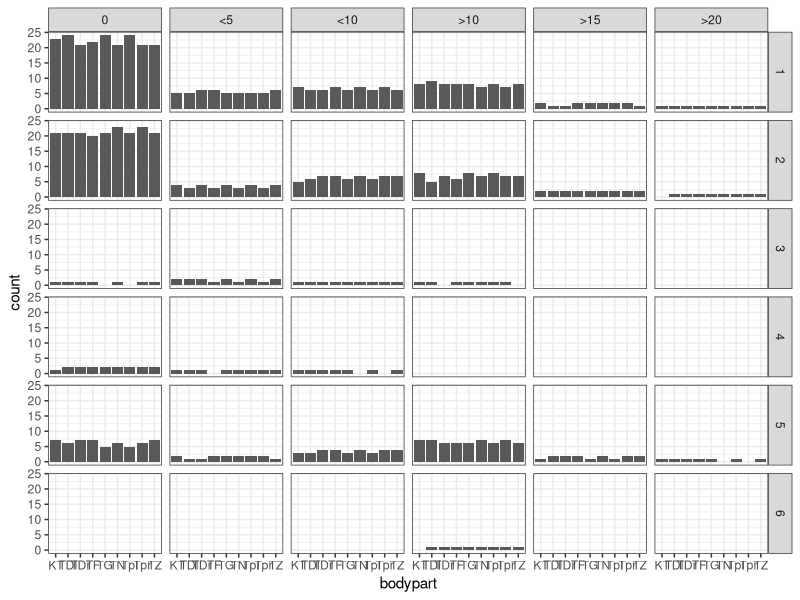
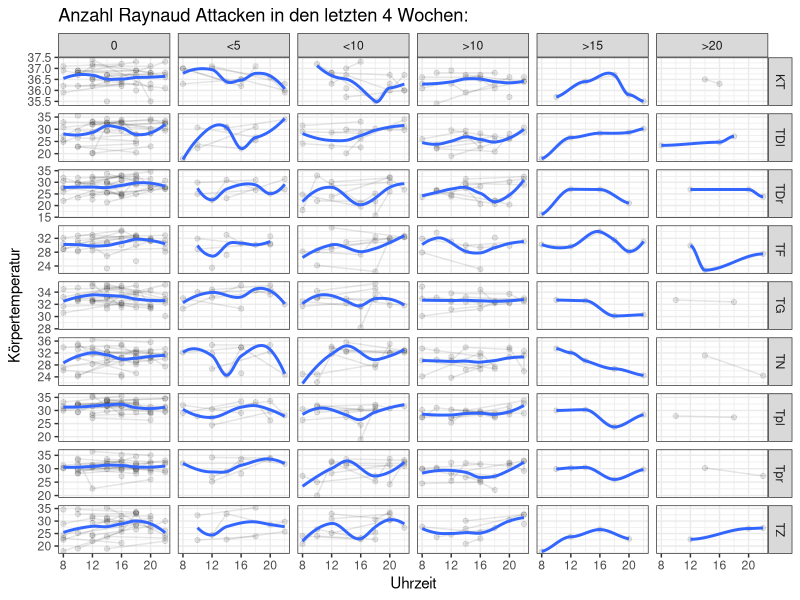
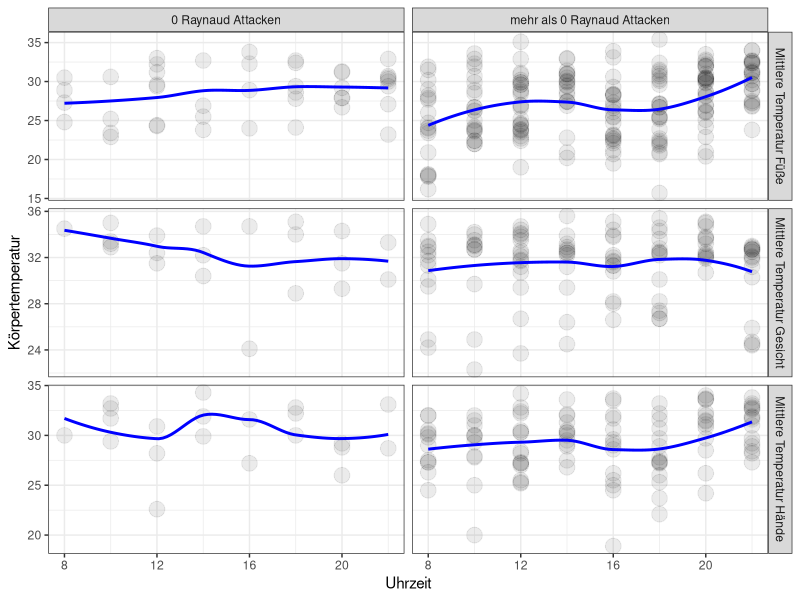

Reproduce these figures in R, in order.
## ---- chunk 1
knitr::opts_chunk$set(echo = TRUE)
library(tidyverse)
library(ggplot2)
## ---- chunk 2
#########Style-Guide##########
#'Verwende für den Einzug in der Regel zwei Leerzeichen pro Ebene.
#'
#'Setze Leerzeichen um Zuweisungen, Operatoren und nach Kommas, aber nicht vor.
#'
#'Verwende sinnvolle und beschreibende Namen für Variablen, Funktionen und Objekte.
#'
#'Vermeide Einzelbuchstaben oder Abkürzungen in Variablennamen, es sei denn, sie sind allgemein verständlich.
#'
#' CamelCase für Variablen 
#' 
#' Verwende für den Einzug in der Regel tabular pro Ebene.
#' 
#' Verwende den R-Standard # für Einzeilige Kommentare und #' für Dokumentationskommentare.
#' 
#' Begrenze die Zeilenlänge auf etwa 80 bis 100 Zeichen, um den Code lesbar zu halten. Verwende Zeilenumbrüche, um lange Zeilen aufzuteilen.
#' 
#' Verwende library() zum Laden von Paketen am Anfang deines Skripts oder deiner Funktion.
#' 
#' Vermeide das harte Codieren von Zahlen oder Dateipfaden. Verwende stattdessen Variablen oder Konstanten.
## ---- chunk 3
Daten <- read_csv("Daten.csv")
# this code chunk formats all hourly data into long format


Daten_longer <- Daten %>% rename("AT 20" = "A 20","AT 22" = "A 22") %>% rename("Notizen" = ...163)%>% 
  mutate(across(matches(".*[0-9]+.*"), as.numeric)) %>% # all columns to numeric
  mutate(across(matches(".*[0-9]+.*"), function(x) {ifelse(x < -50, NA, x)})) %>% # all negative values to NA
  pivot_longer(
    cols = matches(".*[0-9]+.*"), # columns to pivot
    names_to = c("bodypart", "hour"), # new column names, ATTENTION: bodypart contains things like clothing etc.
    names_pattern = "(.*\\D)(\\d{1,2})$", # pattern to separate the original column names
    values_to = "temperatur" # new column name for the values
  ) %>% mutate(hour = as.numeric(hour)) %>%
  mutate(bodypart = gsub(" ","",bodypart)) # remove spaces in bodypart
  
all_bodyparts <- c("TDl", "TDr", "KT", "Tpl", "Tpr", "TF", "TG", "TN", "TZ")
Daten_longer_only_bodypart <- Daten_longer %>% filter(bodypart == all_bodyparts) # only bodypart
## ---- chunk 4
library(patchwork)
Daten_longer_only_bodypart$`Anzahl Raynaud Attacken` <- factor(Daten_longer_only_bodypart$`Anzahl Raynaud Attacken`,levels = c(0,"<5","<10",">10",">15",">20")) 
Daten_longer_only_bodypart <- Daten_longer_only_bodypart %>% drop_na(contains("Anzahl Raynaud"))

all_bodyparts_by_attacks <- Daten_longer_only_bodypart %>% filter(Sklerodermie == 0,Raynaud == 0,bodypart != "KT")


all_bodyparts_by_attacks <-
  mutate(
    all_bodyparts_by_attacks,
    bodypart = ifelse(
      bodypart == "TN" | bodypart == "TG",
      "Mittlere Temperatur Gesicht",
      bodypart
    ))
all_bodyparts_by_attacks <-
  mutate(
    all_bodyparts_by_attacks,
    bodypart = ifelse(
      bodypart == "Tpl" | bodypart == "Tpr",
      "Mittlere Temperatur Hände",
      bodypart
    ))
all_bodyparts_by_attacks <-
  mutate(
    all_bodyparts_by_attacks,
    bodypart = ifelse(
      bodypart == "TZ" | bodypart == "TF" | bodypart == "TDl" | bodypart == "TDr",
      "Mittlere Temperatur Füße",
      bodypart
    ))
all_bodyparts_by_attacks <-
  mutate(
    all_bodyparts_by_attacks,
    `Anzahl Raynaud Attacken` = ifelse(
      `Anzahl Raynaud Attacken` == "0",
      "0 Raynaud Attacken",
      "mehr als 0 Raynaud Attacken"
    ))

all_bodyparts_by_attacks$`Anzahl Raynaud Attacken` <-
  factor(all_bodyparts_by_attacks$`Anzahl Raynaud Attacken`,
         levels = c("0 Raynaud Attacken", "mehr als 0 Raynaud Attacken"))

all_bodyparts_by_attacks_pl <- all_bodyparts_by_attacks %>%
  ggplot(aes(x = hour, y = temperatur)) +
  geom_point(alpha = 0.08,size = 5) +
  #geom_line(aes(group = Patientennummer),alpha = 0.1) +
  #facet_wrap(~ bodypart) +
  facet_grid(rows = vars(bodypart), cols = vars(all_bodyparts_by_attacks$"Anzahl Raynaud Attacken"),scales = "free") +
  #facet_wrap(~Daten_longer_only_bodypart$"Anzahl Raynaud Attacken") +
  theme_bw() +
  labs(x = "Uhrzeit", y = "Körpertemperatur") +
  #stat_summary(fun = mean, geom = "point", shape = 1, size = 3, color = "red") +
  geom_smooth(method = "loess",se = FALSE,color = "blue",size = 1) 
  
obs_attacks_bodypart <- Daten_longer_only_bodypart %>%
  ggplot(aes(x = bodypart)) +
  geom_bar()+
  facet_grid(rows = vars(Tag), cols = vars(Daten_longer_only_bodypart$"Anzahl Raynaud Attacken")) +
  theme_bw()
obs_attacks_bodypart

all_bodyparts_plot <- Daten_longer_only_bodypart %>%
  #filter(Sklerodermie == 0) %>%
  ggplot(aes(x = hour, y = temperatur)) +
  geom_line(aes(group = Patientennummer),alpha = 0.1) +
  geom_point(alpha = 0.1) +
  facet_grid(rows = vars(bodypart), cols = vars(Daten_longer_only_bodypart$"Anzahl Raynaud Attacken"),scales = "free") +
  theme_bw() +
  labs(x = "Uhrzeit", y = "Körpertemperatur") +
  #stat_summary(fun = mean, geom = "point", shape = 1, size = 3, color = "red") +
  geom_smooth(method = "loess",se = FALSE) + 
  ggtitle("Anzahl Raynaud Attacken in den letzten 4 Wochen:")


  
ggsave("all_bodyparts_plot.pdf", all_bodyparts_plot, width = 20, height = 20, units = "cm")
ggsave("all_bodyparts_by_attacks_pl.pdf", all_bodyparts_by_attacks_pl, width = 20, height = 20, units = "cm")
